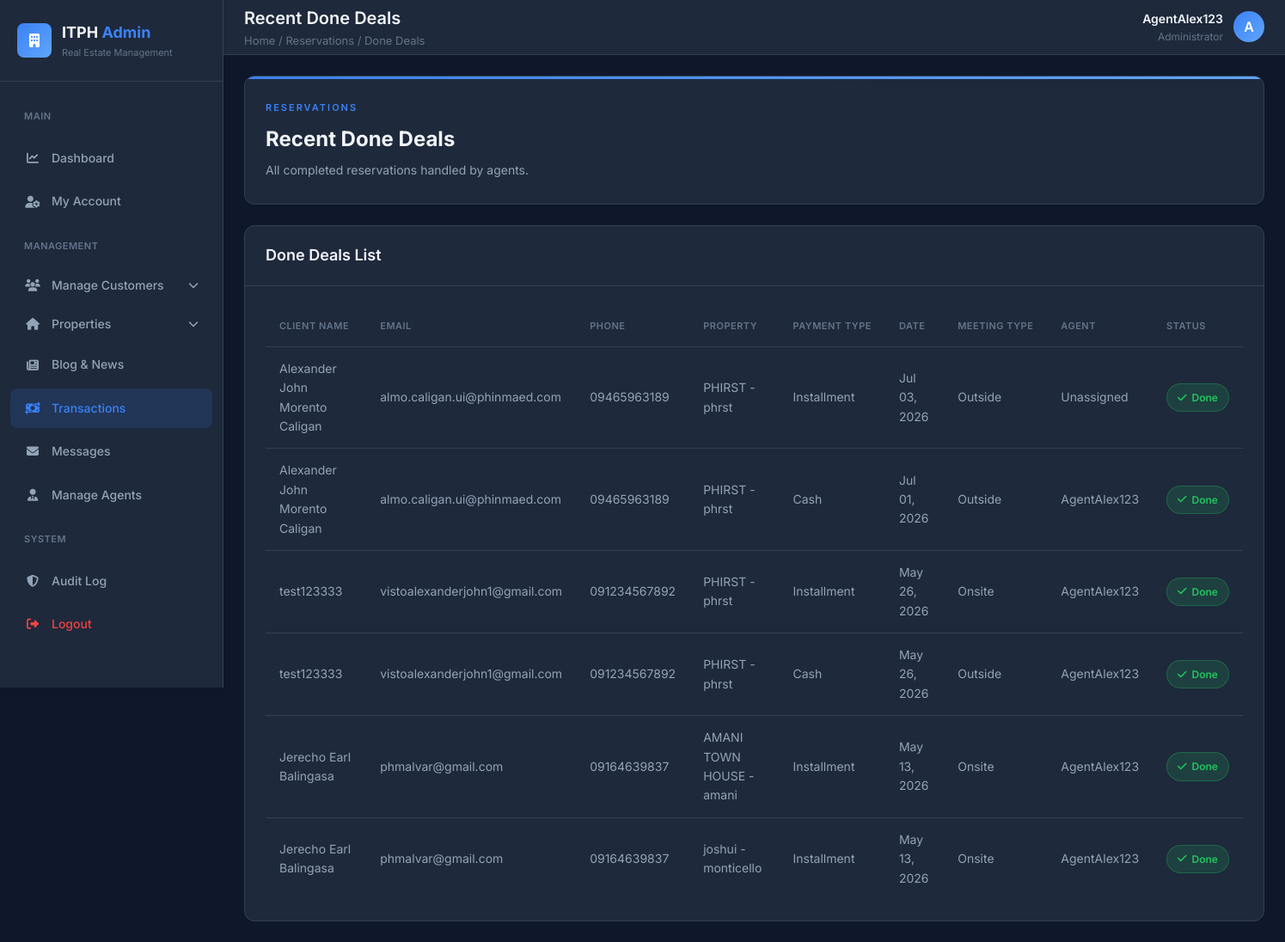
The page /admin_side/transaction.php (signed in) on the database its author committed.
### tables this page shows
CREATE TABLE `reservations` (
  `id` int(10) UNSIGNED NOT NULL,
  `fullname` varchar(255) NOT NULL,
  `email` varchar(255) NOT NULL,
  `phone` varchar(50) NOT NULL,
  `property` varchar(255) NOT NULL,
  `date` date NOT NULL,
  `time` time NOT NULL,
  `created_at` timestamp NOT NULL DEFAULT current_timestamp(),
  `status` varchar(50) NOT NULL DEFAULT 'Pending',
  `seen` tinyint(1) NOT NULL DEFAULT 0,
  `notification_sent` tinyint(1) NOT NULL DEFAULT 0,
  `gender` enum('Male','Female','Other') NOT NULL DEFAULT 'Other',
  `location` enum('Northern Iloilo','Central Iloilo','Southern Iloilo') NOT NULL,
  `stats` enum('Local','OFW') NOT NULL,
  `agent_id` int(11) DEFAULT NULL,
  `meeting_type` varchar(50) DEFAULT NULL,
  `admin_message` text DEFAULT NULL,
  `payment_type` enum('Cash','Installment') DEFAULT NULL
);

CREATE TABLE `agents` (
  `id` int(11) NOT NULL,
  `username` varchar(50) NOT NULL,
  `gmail` varchar(100) NOT NULL,
  `password` varchar(255) NOT NULL,
  `created_at` timestamp NOT NULL DEFAULT current_timestamp(),
  `last_login` datetime DEFAULT NULL,
  `phone` varchar(20) DEFAULT NULL,
  `status` enum('Active','Inactive') DEFAULT 'Active',
  `verified` tinyint(1) DEFAULT 0,
  `login_attempts` int(11) DEFAULT 0,
  `last_attempt` datetime DEFAULT NULL,
  `fullname` varchar(255) NOT NULL
);

### admin_side/transaction.php (the view, shortened to what this page needs)
<?php
$conn = get_db_connection();
$stmt = $conn->prepare("
    SELECT r.id, r.fullname, r.email, r.phone, r.property,r.payment_type,r.created_at, r.meeting_type, a.username AS agent_name
    FROM reservations r
    LEFT JOIN agents a ON r.agent_id = a.id
    WHERE r.status = 'Done'
    ORDER BY r.created_at DESC
    LIMIT 10
");
$stmt->execute();
$done_reservations = $stmt->get_result();
function isActive($filename) {
    return basename($_SERVER['PHP_SELF']) === $filename ? 'active' : '';
}
function isDropdownActive($filenames) {
    return '';
}
?>
<!DOCTYPE html>
<html lang="en">
<head>
<link rel="stylesheet" href="https://cdnjs.cloudflare.com/ajax/libs/font-awesome/6.5.0/css/all.min.css">
</head>
<body>
<div class="dashboard">
    <aside class="sidebar" id="sidebar">
        <div class="sidebar-header">
            <a href="../admin_side/index.php" class="logo">
                <div class="logo-icon">
                    <i class="fa-solid fa-building"></i>
                </div>
                <div>
                    <div class="logo-text">ITPH <span>Admin</span></div>
                    <div class="logo-sub">Real Estate Management</div>
                </div>
            </a>
        </div>
        <nav class="sidebar-nav">
            <div class="nav-section">Main</div>
            <a href="../admin_side/index.php" class="nav-link <?= isActive('index.php') ?>">
                <i class="fa-solid fa-chart-line"></i>
                <span>Dashboard</span>
            </a>
            <a href="../admin_side/ad_account.php" class="nav-link <?= isActive('ad_account.php') ?>">
                <i class="fa-solid fa-user-cog"></i>
                <span>My Account</span>
            </a>
            <div class="nav-section">Management</div>
            <div class="nav-dropdown <?= isDropdownActive(['customer_ban.php', 'customer_appointments.php']) ?>">
                <button class="nav-link" onclick="toggleDropdown(this)">
                    <i class="fa-solid fa-users"></i>
                    <span>Manage Customers</span>
                    <i class="fa-solid fa-chevron-down dropdown-arrow"></i>
                </button>
            </div>
            <div class="nav-dropdown <?= isDropdownActive(['add-property.php', 'update_properties.php']) ?>">
                <button class="nav-link" onclick="toggleDropdown(this)">
                    <i class="fa-solid fa-house"></i>
                    <span>Properties</span>
                    <i class="fa-solid fa-chevron-down dropdown-arrow"></i>
                </button>
            </div>
            <a href="../admin_side/admin_blog_management.php" class="nav-link <?= isActive('admin_blog_management.php') ?>">
                <i class="fa-solid fa-newspaper"></i>
                <span>Blog & News</span>
            </a>
            <a href="../admin_side/transaction.php" class="nav-link <?= isActive('transaction.php') ?>">
                <i class="fa-solid fa-money-bill-transfer"></i>
                <span>Transactions</span>
            </a>
            <a href="../admin_side/admin_message.php" class="nav-link <?= isActive('admin_message.php') ?>">
                <i class="fa-solid fa-envelope"></i>
                <span>Messages</span>
            </a>
            <a href="../admin_side/manage_agent.php" class="nav-link <?= isActive('manage_agent.php') ?>">
                <i class="fa-solid fa-user-tie"></i>
                <span>Manage Agents</span>
            </a>
            <div class="nav-section">System</div>
            <a href="../admin_side/audit_log.php" class="nav-link <?= isActive('audit_log.php') ?>">
                <i class="fa-solid fa-shield-halved"></i>
                <span>Audit Log</span>
            </a>
            <a href="logout.php" class="nav-link logout">
                <i class="fa-solid fa-right-from-bracket"></i>
                <span>Logout</span>
            </a>
        </nav>
    </aside>
    <main class="main-content">
        <header class="topbar">
            <div class="topbar-left">
                <div>
                    <div class="page-title">Recent Done Deals</div>
                    <div class="breadcrumb">Home / Reservations / Done Deals</div>
                </div>
            </div>
            <div class="topbar-right">
                <div class="user-menu">
                    <div class="user-info">
                        <div class="user-name"><?= htmlspecialchars($_SESSION['username']) ?></div>
                        <div class="user-role">Administrator</div>
                    </div>
                    <div class="user-avatar">
                        <?= strtoupper(substr($_SESSION['username'], 0, 1)) ?>
                    </div>
                </div>
            </div>
        </header>
        <div class="content">
            <div class="page-hero">
                <div class="hero-eyebrow">Reservations</div>
                <div class="hero-title">Recent Done Deals</div>
                <div class="hero-desc">All completed reservations handled by agents.</div>
            </div>
            <div class="card">
                <div class="card-header">
                    <div class="card-title">Done Deals List</div>
                </div>
                <div class="card-body">
                    <div class="table-responsive">
                    <table>
                        <thead>
                            <tr>
                                <th>Client Name</th>
                                <th>Email</th>
                                <th>Phone</th>
                                <th>Property</th>
                                <th>Payment Type</th>
                                <th>Date</th>
                                <th>Meeting Type</th>
                                <th>Agent</th>
                                <th>Status</th>
                            </tr>
                        </thead>
                        <tbody>
                            <?php if($done_reservations->num_rows > 0): ?>
                                <?php while($row = $done_reservations->fetch_assoc()): ?>
                                <tr>
                                    <td><?= htmlspecialchars($row['fullname']) ?></td>
                                    <td><?= htmlspecialchars($row['email']) ?></td>
                                    <td><?= htmlspecialchars($row['phone']) ?></td>
                                    <td><?= htmlspecialchars($row['property']) ?></td>
                                    <td><?= htmlspecialchars($row['payment_type']) ?></td>
                                    <td><?= htmlspecialchars(date('M d, Y', strtotime($row['created_at']))) ?></td>
                                    <td><?= htmlspecialchars($row['meeting_type'] ?? '-') ?></td>
                                    <td><?= htmlspecialchars($row['agent_name'] ?? 'Unassigned') ?></td>
                                    <td>
                                        <span class="status-badge status-done">
                                            <i class="fa-solid fa-check"></i> Done
                                        </span>
                                    </td>
                                </tr>
                                <?php endwhile; ?>
                            <?php endif; ?>
                        </tbody>
                    </table>
                    </div>
                </div>
            </div>
        </div>
    </main>
</div>
</body>
</html>

### rows shown on the page
reservations: fullname "Alexander John Morento Caligan", email "almo.caligan.ui@phinmaed.com", phone "09465963189", property "PHIRST - phrst", payment_type "Installment", created_at "Jul 03, 2026", meeting_type "Outside", agent_name "Unassigned"
reservations: fullname "Alexander John Morento Caligan", email "almo.caligan.ui@phinmaed.com", phone "09465963189", property "PHIRST - phrst", payment_type "Cash", created_at "Jul 01, 2026", meeting_type "Outside", agent.username "AgentAlex123"
reservations: fullname "test123333", email "vistoalexanderjohn1@gmail.com", phone "091234567892", property "PHIRST - phrst", payment_type "Installment", created_at "May 26, 2026", meeting_type "Onsite", agent.username "AgentAlex123"
reservations: fullname "test123333", email "vistoalexanderjohn1@gmail.com", phone "091234567892", property "PHIRST - phrst", payment_type "Cash", created_at "May 26, 2026", meeting_type "Outside", agent.username "AgentAlex123"
reservations: fullname "Jerecho Earl Balingasa", email "phmalvar@gmail.com", phone "09164639837", property "AMANI TOWN HOUSE - amani", payment_type "Installment", created_at "May 13, 2026", meeting_type "Onsite", agent.username "AgentAlex123"
reservations: fullname "Jerecho Earl Balingasa", email "phmalvar@gmail.com", phone "09164639837", property "joshui - monticello", payment_type "Installment", created_at "May 13, 2026", meeting_type "Onsite", agent.username "AgentAlex123"

### other values the page prints
$_SESSION['username'] "AgentAlex123"
substr($_SESSION['username'], 0, 1) "A"
